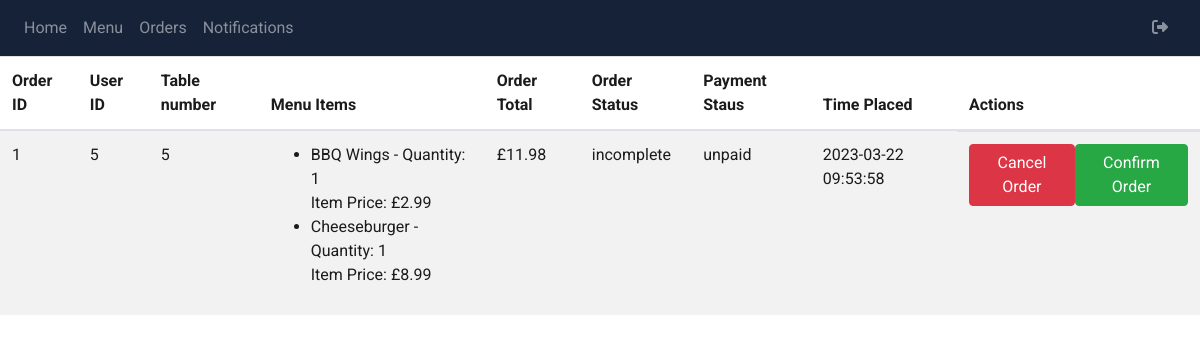
Screenshot of /waiter/view-orders (signed in) with the database file from the repository.
### packages/models.py (models this page shows, shortened)
class Order(db.Model):
    __tablename__ = "orders"
    id = db.Column(db.Integer, primary_key = True)
    user_id = db.Column(db.Integer, db.ForeignKey('users.id'))
    order_menu_items = db.relationship("OrderMenuItem", backref = "order", lazy = "dynamic")
    order_total = db.Column(db.Float, nullable = False, default = 0)
    status = db.Column(db.Enum('confirmed', 'incomplete', name='order_status'), nullable = False, default = 'incomplete')
    payment_status = db.Column(db.Enum('paid', 'unpaid', name='payment_status'), nullable = False, default = 'unpaid')
    delivery_status = db.Column(db.Enum('waiting', 'preparing', 'ready', 'otw', 'delivered', name='delivery_status'), nullable = False, default = 'waiting')
    time_placed = db.Column(db.DateTime, nullable=False, default=datetime.utcnow())

class User(db.Model):
    __tablename__ = "users"
    id = db.Column(db.Integer, primary_key = True, autoincrement = True)
    username = db.Column(db.String(100), unique = True, nullable = False)
    password = db.Column(db.String(1000), nullable = False)
    user_type = db.Column(db.Enum('customer', 'waiter', 'kitchen_staff','admin', name='user_type'), nullable = False)
    table_number = db.Column(db.Integer)
    table_number_start = db.Column(db.Integer)
    table_number_end = db.Column(db.Integer)

class MenuItem(db.Model):
    __tablename__ = "menu_items"
    id = db.Column(db.Integer, primary_key=True, autoincrement=True)
    name = db.Column(db.String(100), nullable=False)
    price = db.Column(db.Float, nullable=False)
    description = db.Column(db.String(300))
    ingredients = db.relationship("Ingredient", secondary=menu_item_ingredient, lazy="dynamic")
    calories = db.Column(db.Integer)
    type = db.Column(db.Enum('starters', 'mains', 'sides', 'desserts', 'drinks', name='MenuItem_type'), nullable=False)
    picture = db.Column(db.String(200), nullable=True)
    featured = db.Column(db.Boolean, default=False, nullable=True)

class OrderMenuItem(db.Model):
    __tablename__ = "order_menu_item"
    id = db.Column(db.Integer, primary_key = True, autoincrement = True)
    order_id = db.Column(db.Integer, db.ForeignKey("orders.id"), nullable = False)
    menu_item_id = db.Column(db.Integer, db.ForeignKey("menu_items.id"), nullable = False)
    quantity = db.Column(db.Integer, nullable = False, default = 1)
    item_price = db.Column(db.Float, nullable = False, default = 0)

### waiter/waiter.py (the view)
@waiter.route('view-orders')
@waiter_required
def viewOrders():
    waiter = User.query.get(session['user_id'])
    users = User.query.filter(User.table_number >= waiter.table_number_start,
                              User.table_number <= waiter.table_number_end).all()
    user_ids = []
    for user in users:
        user_ids.append(user.id)
    orders = []
    all_orders = Order.query.all()
    for order in all_orders:
        if order.user_id in user_ids:
            orders.append(order)
    menu_items = MenuItem.query.all()
    return render_template('waiter-view-order.html', orders=orders, menu_items=menu_items, users=users)

### waiter/static/functions/waiter_functions.py (called while the page is built, shortened)
def waiter_required(func):
    @functools.wraps(func)
    def wrapper(*args, **kwargs):
        return func(*args, **kwargs)
    return wrapper

### waiter/templates/waiter-view-order.html (shortened to what this page needs)
{% extends "base.html" %} {% block title %}Display all Orders{% endblock %}
{% block content %}
<link rel="stylesheet" href="./static/style/waiter-view-order.css">
<div class = "view-orders">
<div class="orders">
<table class="table table-striped">
  <thead>
    <tr>
      <th>Order ID</th>
      <th>User ID</th>
      <th>Table number</th>
      <th>Menu Items</th>
      <th>Order Total</th>
      <th>Order Status</th>
      <th>Payment Staus</th>
      <th>Time Placed</th>
      <th>Actions</th>
    </tr>
  </thead>
  <tbody>
    {% for item in orders %}
      <tr>
        <td>{{ item.id }}</td>
        <td>{{ item.user_id }}</td>
        <td>
          {% for user in users %}
            {% if user.id == item.user_id %}
              {{ user.table_number }}
            {% endif %}
          {% endfor %}
        </td>
        <td>
          <ul>
            {% for order_menu_item in item.order_menu_items %}
              {% for menu_item in menu_items %}
                {% if order_menu_item.menu_item_id == menu_item.id %}
                  <li>
                    {{menu_item.name}} - Quantity: {{order_menu_item.quantity}}
                    <br> Item Price: £{{order_menu_item.item_price}}
                  </li>
                {% endif %}
              {% endfor %}
            {% endfor %}
          </ul>
        </td>
        <td>£{{ item.order_total }}</td>
        <td>{{ item.status }}</td>
        <td>{{ item.payment_status }}</td>
        <td>{{ item.time_placed.strftime('%Y-%m-%d %H:%M:%S') }}</td>
        <td class="button-cell">
          {% if item.status == 'incomplete'%}
          <form action="{{ url_for('waiter.cancelOrder', order_id=item.id) }}" method="post">
            <button type="submit" class="btn btn-danger order-button"> Cancel Order </button>
          </form>
          <form action="{{ url_for('waiter.confirmOrder', order_id=item.id) }}" method="post">
            <button type="submit" class="btn btn-success order-button"> Confirm Order </button>
          </form>
          {% endif %}
        </td>
      </tr>
    {% endfor %}
  </tbody>
</table>
</div>
</div>
{%endblock%}

### waiter/static/style/waiter-view-order.css (style rules this page uses)
.view-orders { background-repeat: no-repeat; background-size: cover; min-height: 100vh; color: #1b1b1b; }
.table-striped { color: #1b1b1b; font-family: garamond; }

### templates/base.html (style rules this page uses)
* { font-family: 'Roboto', sans-serif; }

### waiter/templates/waiter-view-order.html (style rules this page uses)
.button-cell { height: 100%; display: flex; align-items: center; }

### rows the page displays
Order: id "1", user_id "5", order_total "11.98", status "incomplete", payment_status "unpaid", time_placed "2023-03-22 09:53:58"
User: table_number "5"
OrderMenuItem: quantity "1", item_price "2.99"
MenuItem: name "BBQ Wings"
OrderMenuItem: quantity "1", item_price "8.99"
MenuItem: name "Cheeseburger"
